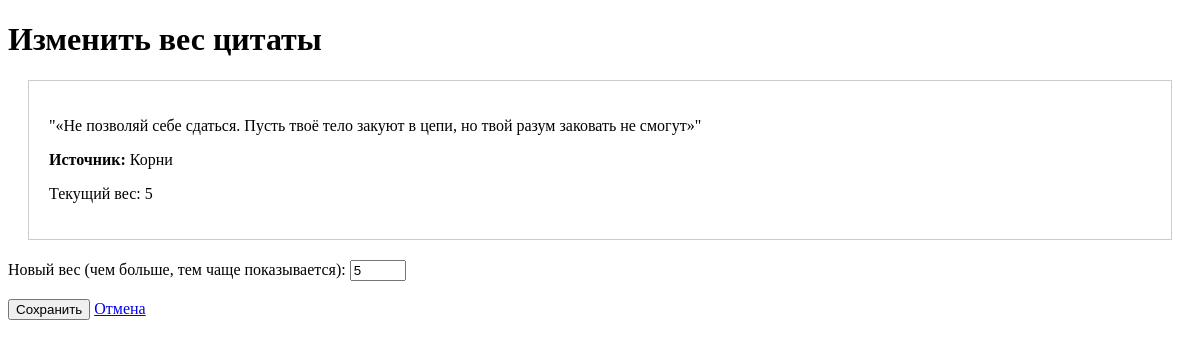
The page /edit/1/ on the database as committed earlier.
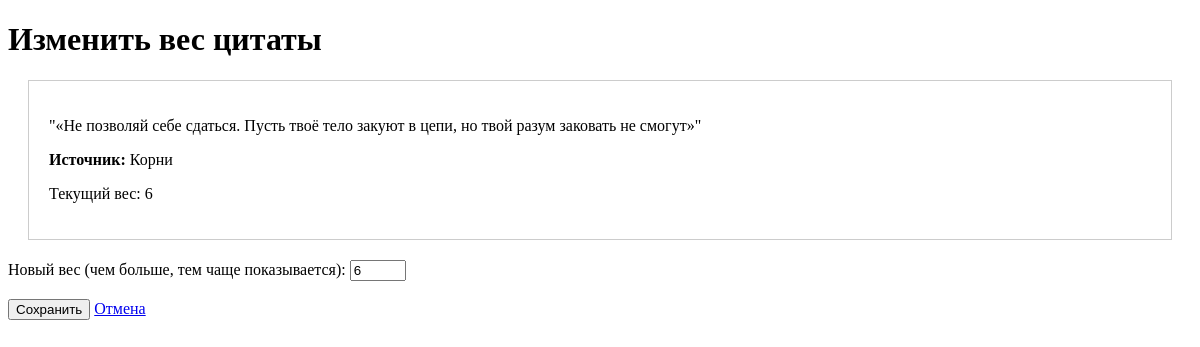
The same page on the database as committed later.
### quotes/models.py (models this page shows, shortened)
class Quote(models.Model):
    text = models.TextField(unique=True)  # запрещает дубликаты
    source = models.ForeignKey(Source, on_delete=models.CASCADE)
    weight = models.IntegerField(default=1, validators=[MinValueValidator(1), MaxValueValidator(10)])  # вес цитаты
    views = models.IntegerField(default=0)   # счетчик просмотров
    likes = models.IntegerField(default=0)   # лайки
    dislikes = models.IntegerField(default=0) # дизлайки

class Source(models.Model):
    name = models.CharField(max_length=200, unique=True)
    type_choices = [
        ('movie', '🎬 Фильм'),
        ('series', '📺 Сериал'),
        ('book', '📚 Книга'),
        ('song', '🎵 Песня'),
        ('game', '🎮 Игра'),
        ('poem', '📝 Стихотворения'),
        ('speech', '🎤 Выступление'),
        ('social', '📱 Соцсети'),
        ('proverb', '💬 Пословица'),
        ('other', '❓ Другое'),
    ]
    type = models.CharField(max_length=10, choices=type_choices)

### quotes/views.py (the view)
# urls.py: path('edit/<int:quote_id>/', views.edit_quote, name='edit_quote'),
def edit_quote(request, quote_id):
    quote = get_object_or_404(Quote, id=quote_id)
    if request.method == 'POST':
        weight = int(request.POST.get('weight', 1))
        quote.weight = weight
        quote.save()
        messages.success(request, 'Вес цитаты обновлен!')
        return redirect('dashboard')
    return render(request, 'edit_quote.html', {'quote': quote})

### quotes/templates/edit_quote.html (shortened to what this page needs)
<!DOCTYPE html>
<html>
<head>
</head>
<body>
    <h1>Изменить вес цитаты</h1>
    <div style="border: 1px solid #ccc; padding: 20px; margin: 20px;">
        <p>"{{ quote.text }}"</p>
        <p><strong>Источник:</strong> {{ quote.source.name }}</p>
        <p>Текущий вес: {{ quote.weight }}</p>
    </div>
    <form method="post">
        <label>Новый вес (чем больше, тем чаще показывается):
            <input type="number" name="weight" value="{{ quote.weight }}" min="1" max="10" required>
        </label>
        <br><br>
        <button type="submit">Сохранить</button>
        <a href="{% url 'dashboard' %}">Отмена</a>
    </form>
</body>
</html>

Rows that differ between the two databases and show on the page:
changed Quote "Корни": weight "5" → "6"
